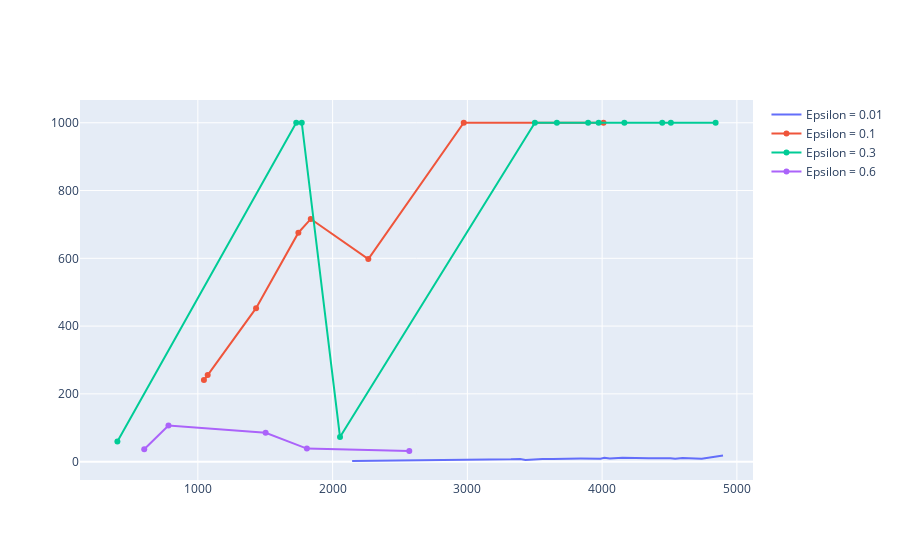

The cell this chart's notebook holds for it:
### Markdown cell above
### MC agent

### Code cell
fig=go.Figure()
eps=[0.01,0.1,0.3,0.6,0.9,0.99]
    
for i,e in enumerate(eps):
    MC=AgentMC(e, 100, 1, env)
    MC.train(5000,history=True,N_test=100,max_score=1000)
    fig.add_trace(go.Scatter(x=MC.num_ep,y=MC.S,name=f"Epsilon = {e}"))
fig.show()

### Figure 1 — Plotly figure (JSON) as saved in the notebook; plotly's stock layout.template omitted (floating-point values rounded to 4 significant figures)
{"data": [{"name": "Epsilon = 0.01", "type": "scatter", "x": [2145, 2694, 3323, 3392, 3426, 3431, 3557, 3634, 3841, 3988, 4017, 4057, 4151, 4219, 4271, 4281, 4317, 4332, 4346, 4507, 4542, 4597, 4739, 4897], "y": [1.89, 3.5, 6.82, 7.88, 6.12, 4.93, 8.13, 7.54, 8.9, 8.83, 11.29, 9.26, 11.22, 10.4, 10.72, 8.84, 9.66, 10.32, 10.07, 10.13, 8.25, 10.99, 8.38, 18.09]}, {"name": "Epsilon = 0.1", "type": "scatter", "x": [1045, 1073, 1432, 1746, 1838, 2265, 2973, 4010], "y": [240.7, 255.5, 452.7, 675.5, 716.1, 597.8, 1000, 1000]}, {"name": "Epsilon = 0.3", "type": "scatter", "x": [403, 1730, 1771, 2055, 3501, 3664, 3896, 3974, 4165, 4446, 4510, 4842], "y": [59.42, 1000, 1000, 72.48, 1000, 1000, 1000, 1000, 1000, 1000, 1000, 1000]}, {"name": "Epsilon = 0.6", "type": "scatter", "x": [602, 782, 1503, 1809, 2569], "y": [36.64, 106.5, 85.16, 38.6, 31.71]}, {"name": "Epsilon = 0.9", "type": "scatter", "x": [], "y": []}, {"name": "Epsilon = 0.99", "type": "scatter", "x": [], "y": []}], "layout": {}}
